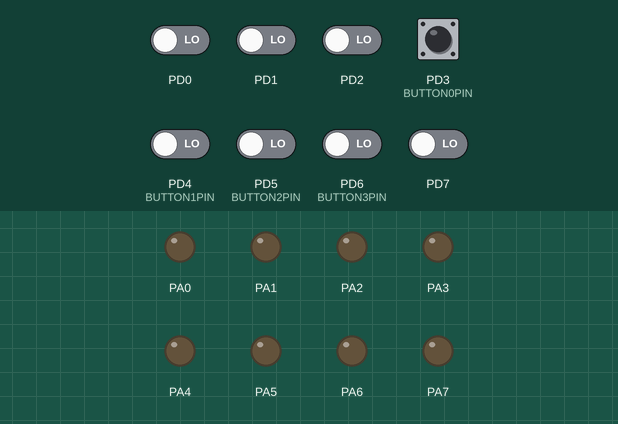
Recording of a program running on a simulated ATmega128, built with avr-gcc and emulated at 16 MHz. Shown: output pins drawn as LEDs (lit = HIGH). Inputs (shaded band) come from the test bench; at power-on: PD0–2, PD3 (BUTTON0PIN), PD4 (BUTTON1PIN), PD5 (BUTTON2PIN), PD6 (BUTTON3PIN), PD7 LOW.

Above: at 1.2 s.
1.3 s: PD3 (BUTTON0PIN) pulled HIGH for 0.15 s
At 2.6 s:
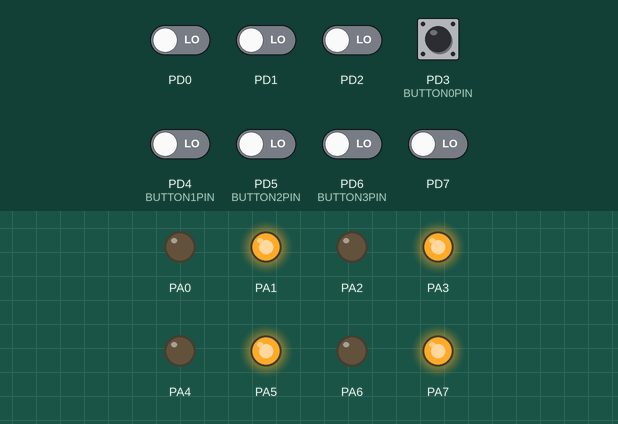
2.9 s: PD3 (BUTTON0PIN) pulled HIGH for 1 s
At 5.1 s:
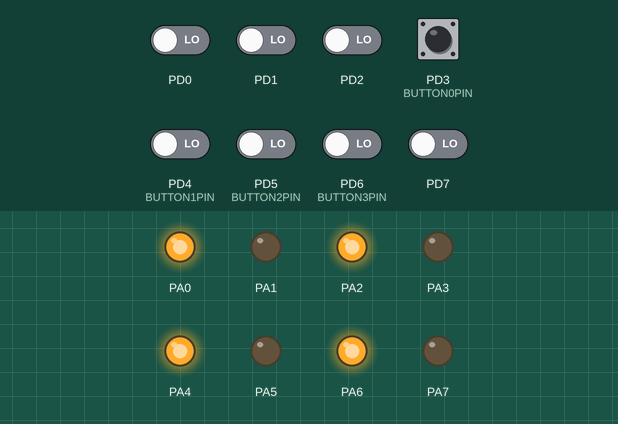
5.4 s: PD3 (BUTTON0PIN) pulled HIGH for 0.15 s
At 5.9 s:
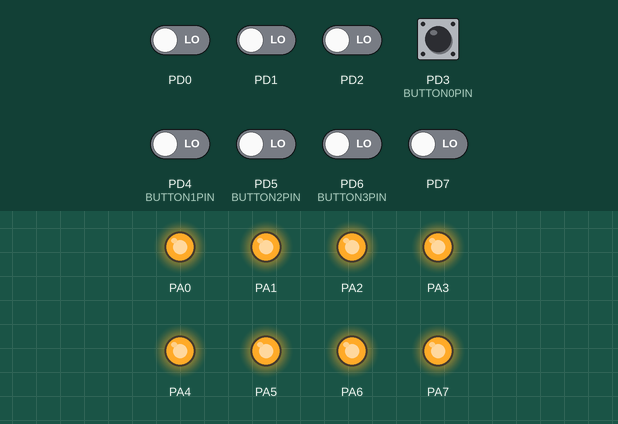
Timing chart, 0 to 8.4 s (numbered marks = the images above; inputs shaded):
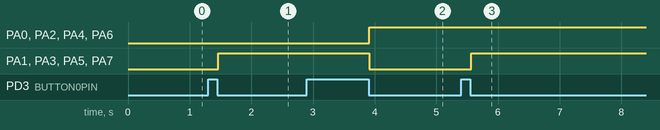

Measured:
- after the input at 1.3 s, PA1, PA3, PA5, PA7: LOW → HIGH after 0.17 s
- after the input at 2.9 s, PA0, PA2, PA4, PA6: LOW → HIGH after 1.0 s; PA1, PA3, PA5, PA7: HIGH → LOW after 1.0 s
- after the input at 5.4 s, PA1, PA3, PA5, PA7: LOW → HIGH after 0.17 s

The program:

main.c
```c
/*
 * main.c
 *
 * Created: 2026-06-10 오후 2:17:32
 *  Author: kccistc
 */
#define F_CPU 16000000UL    // 16MHz
#include <avr/io.h>            // PORTA PORTD 등의 I/O register들이 들어있음.
#include <util/delay.h>        // _delay_ms _delay_us 등의 함수가 들어있음.

#include "button.h"

extern void init_led(void); //init_led 함수는 다른 file에 들어있다고 complier신고
extern void init_button(void);
extern int get_button(int button_num,int button_pin);
extern void led_all_on(void);
extern void led_all_off(void);
void led_odd_on(void);
void led_even_on(void);

#if 1
int main(void){

	int button0_state = 0; //초기상태를 led all off로 출발
	init_button();
	init_led();

	int state = 0;

	while(1)
	{
		if(get_button(BUTTON0, BUTTON0PIN))
		{
			state++;

			if(state > 3)
			state = 0;

			if(state == 0)
			led_all_off();
			else if(state == 1)
			led_odd_on();
			else if(state == 2)
			led_even_on();
			else
			led_all_on();
		}
	}
	}


#endif

#if 0
int main(void)
{
	DDRA = 0b11111111;        // PORTA에 LED가 8개 연결되어 있으므로 all 1(출력)으로 설정
	// DDR : data direction register의 약자로, 방향 설정
	// 1:출력, 0:입력
	while (1)
	{
		PORTA = 0b11111111; // all on
		_delay_ms(1000);    // 1초 유지 (1000ms)
		PORTA = 0b00000000;    // all off
		_delay_ms(1000);
	}

}
#endif
```

button.c
```c
/*
 * button.c
 *
 * Created: 2026-06-10 오후 1:25:38
 *  Author: kccistc
 */


#include "button.h"
void init_button(void);
int get_button(int button_num,int button_pin);

//버튼 초기화 방향설정(입력)
void init_button(void){


	BUTTON_DDR &= ~(1<<BUTTON0PIN |	1<<BUTTON1PIN |	1<<BUTTON2PIN |	1<<BUTTON3PIN);

	//BUTTON_DDR &= 0xf0;
}


//ex) BUTTON0 3
//	button을 눌렀다 떼면 : 1을 return한다
//	      이 idle 상태 : 0을 리턴

int get_button(int button_num,int button_pin){

	static unsigned char button_status[BUTTON_NUMBER] = {

		BUTTON_RELEASE,BUTTON_RELEASE,BUTTON_RELEASE,BUTTON_RELEASE

	};
	//static 지역변수에 static을 선언하면 함수를 빠져나와 다시 들어가도 이전값을 유지한당
	int current_state;

	//1.button을 읽는다
	current_state = BUTTON_PIN & (1 <<button_pin);
	//2.버튼 상태 check
	if(current_state && button_status[button_num] == BUTTON_RELEASE){ //button이 처음 눌러진 상태
		_delay_ms(15); //noise가 지나가기를 기다린다
		button_status[button_num] = BUTTON_PRESS;
		return 0; //아직은 완전히 눌렀다 뗀 상태가 아니다.
	}
	else if (button_status[button_num] == BUTTON_PRESS && current_state == BUTTON_RELEASE){
		//버튼이 이전에 눌러진 상태였으며 지금은 떼어진 상태
		button_status[button_num]=BUTTON_RELEASE; //다음 버튼을 체크하기 위해 초기화
		_delay_ms(15);//noise가 지나가기를 기다린다.
		return 1; //완전히 한번 눌렀다 뗀 상태로 인정한다.
	}
	return 0; //버튼이 open상태이다. ^^
}
```

button.h
```c
/*
 * button.h
 *
 * Created: 2026-06-10 오전 11:44:56
 *  Author: kccistc
 */

#define F_CPU 16000000UL // 16MHz
#include <avr/io.h> //io관련 레지스터들이 들어있다
#include <util/delay.h>

#define BUTTON_DDR DDRD
#define BUTTON_PIN PIND //PORTD를 읽는 레지스터 5v:1 0v:0

#define BUTTON0PIN 3 //PORTD.3
#define BUTTON1PIN 4
#define BUTTON2PIN 5
#define BUTTON3PIN 6

#define BUTTON0 0 //PORTD.3의 가상 index(sw번호)
#define BUTTON1 1 //PORTD.4의 가상 index(sw번호)
#define BUTTON2 2 //PORTD.5의 가상 index(sw번호)
#define BUTTON3 3 //PORTD.6의 가상 index(sw번호)
#define BUTTON_NUMBER 4 //버튼갯수

#define BUTTON_PRESS 1 //버튼을 누르면 high (active-high)
#define BUTTON_RELEASE 0 //버튼을 뗀 상태(low)
```

led.c
```c
/*
 * led.c
 *
 * Created: 2026-06-10 오후 3:12:16
 *  Author: kccistc
 */

#include "led.h"

void init_led(void);
void led_all_on(void);
void led_all_off(void);
void led_odd_on(void);
void led_even_on(void);

void init_led(void){

	DDRA = 0xff; //PORTA 를 출력모드로 설정
	PORTA = 0x00; //PORTA에 몰려있는 led를 all off
}

void led_all_on(void){
	PORTA = 0xff;
}

void led_all_off(void){
	PORTA = 0x00;
}

void led_odd_on(void){
	PORTA = (1<<1)|(1<<3)|(1<<5)|(1<<7);
}

void led_even_on(void){
	PORTA = (1<<0)|(1<<2)|(1<<4)|(1<<6);
}
```

led.h
```c
/*
 * led.h
 *
 * Created: 2026-06-10 오후 3:09:39
 *  Author: kccistc
 */


#ifndef LED_H_
#define LED_H_
#define F_CPU 16000000UL // 16MHz
#include <avr/io.h> //io관련 레지스터들이 들어있다
#include <util/delay.h>


#endif /* LED_H_ */
```
